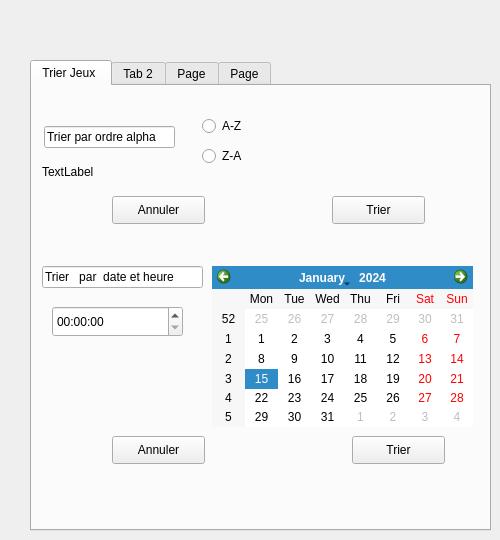
   <widget class="QWidget" name="widget">
    <attribute name="title">
     <string>Autre_fonctionalité</string>
    </attribute>
    <widget class="QTabWidget" name="tabWidget_2">
     <property name="geometry">
      <rect>
       <x>30</x>
       <y>60</y>
       <width>461</width>
       <height>471</height>
      </rect>
     </property>
     <property name="currentIndex">
      <number>0</number>
     </property>
     <widget class="QWidget" name="tab_4">
      <attribute name="title">
       <string>Trier Jeux </string>
      </attribute>
      <widget class="QRadioButton" name="radioButton_9">
       <property name="geometry">
        <rect>
         <x>170</x>
         <y>30</y>
         <width>97</width>
         <height>20</height>
        </rect>
       </property>
       <property name="text">
        <string>A-Z</string>
       </property>
      </widget>
      <widget class="QRadioButton" name="radioButton_10">
       <property name="geometry">
        <rect>
         <x>170</x>
         <y>60</y>
         <width>97</width>
         <height>20</height>
        </rect>
       </property>
       <property name="text">
        <string>Z-A</string>
       </property>
      </widget>
      <widget class="QLineEdit" name="lineEdit_27">
       <property name="geometry">
        <rect>
         <x>12</x>
         <y>40</y>
         <width>131</width>
         <height>22</height>
        </rect>
       </property>
       <property name="text">
        <string>Trier par ordre alpha</string>
       </property>
      </widget>
      <widget class="QLineEdit" name="lineEdit_30">
       <property name="geometry">
        <rect>
         <x>10</x>
         <y>180</y>
         <width>161</width>
         <height>22</height>
        </rect>
       </property>
       <property name="text">
        <string>Trier   par  date et heure</string>
       </property>
      </widget>
      <widget class="QCalendarWidget" name="calendarWidget">
       <property name="geometry">
        <rect>
         <x>180</x>
         <y>180</y>
         <width>261</width>
         <height>161</height>
        </rect>
       </property>
      </widget>
      <widget class="QTimeEdit" name="timeEdit">
       <property name="geometry">
        <rect>
         <x>20</x>
         <y>220</y>
         <width>131</width>
         <height>31</height>
        </rect>
       </property>
      </widget>
      <widget class="QLabel" name="label_27">
       <property name="geometry">
        <rect>
         <x>10</x>
         <y>20</y>
         <width>381</width>
         <height>131</height>
        </rect>
       </property>
       <property name="text">
        <string>TextLabel</string>
       </property>
      </widget>
      <widget class="QLabel" name="label_31">
       <property name="geometry">
        <rect>
         <x>10</x>
         <y>160</y>
         <width>441</width>
         <height>251</height>
        </rect>
       </property>
       <property name="text">
        <string/>
       </property>
      </widget>
      <widget class="QPushButton" name="pushButton">
       <property name="geometry">
        <rect>
         <x>300</x>
         <y>110</y>
         <width>93</width>
         <height>28</height>
        </rect>
       </property>
       <property name="text">
        <string>Trier</string>
       </property>
      </widget>
      <widget class="QPushButton" name="pushButton_2">
       <property name="geometry">
        <rect>
         <x>80</x>
         <y>110</y>
         <width>93</width>
         <height>28</height>
        </rect>
       </property>
       <property name="text">
        <string>Annuler</string>
       </property>
      </widget>
      <widget class="QPushButton" name="pushButton_46">
       <property name="geometry">
        <rect>
         <x>320</x>
         <y>350</y>
         <width>93</width>
         <height>28</height>
        </rect>
       </property>
       <property name="text">
        <string>Trier</string>
       </property>
      </widget>
      <widget class="QPushButton" name="pushButton_48">
       <property name="geometry">
        <rect>
         <x>80</x>
         <y>350</y>
         <width>93</width>
         <height>28</height>
        </rect>
       </property>
       <property name="text">
        <string>Annuler</string>
       </property>
      </widget>
     </widget>
     <widget class="QWidget" name="tab_5">
      <attribute name="title">
       <string>Tab 2</string>
      </attribute>
     </widget>
     <widget class="QWidget" name="tab_3">
      <attribute name="title">
       <string>Page</string>
      </attribute>
     </widget>
     <widget class="QWidget" name="tab_6">
      <attribute name="title">
       <string>Page</string>
      </attribute>
     </widget>
    </widget>
   </widget>
